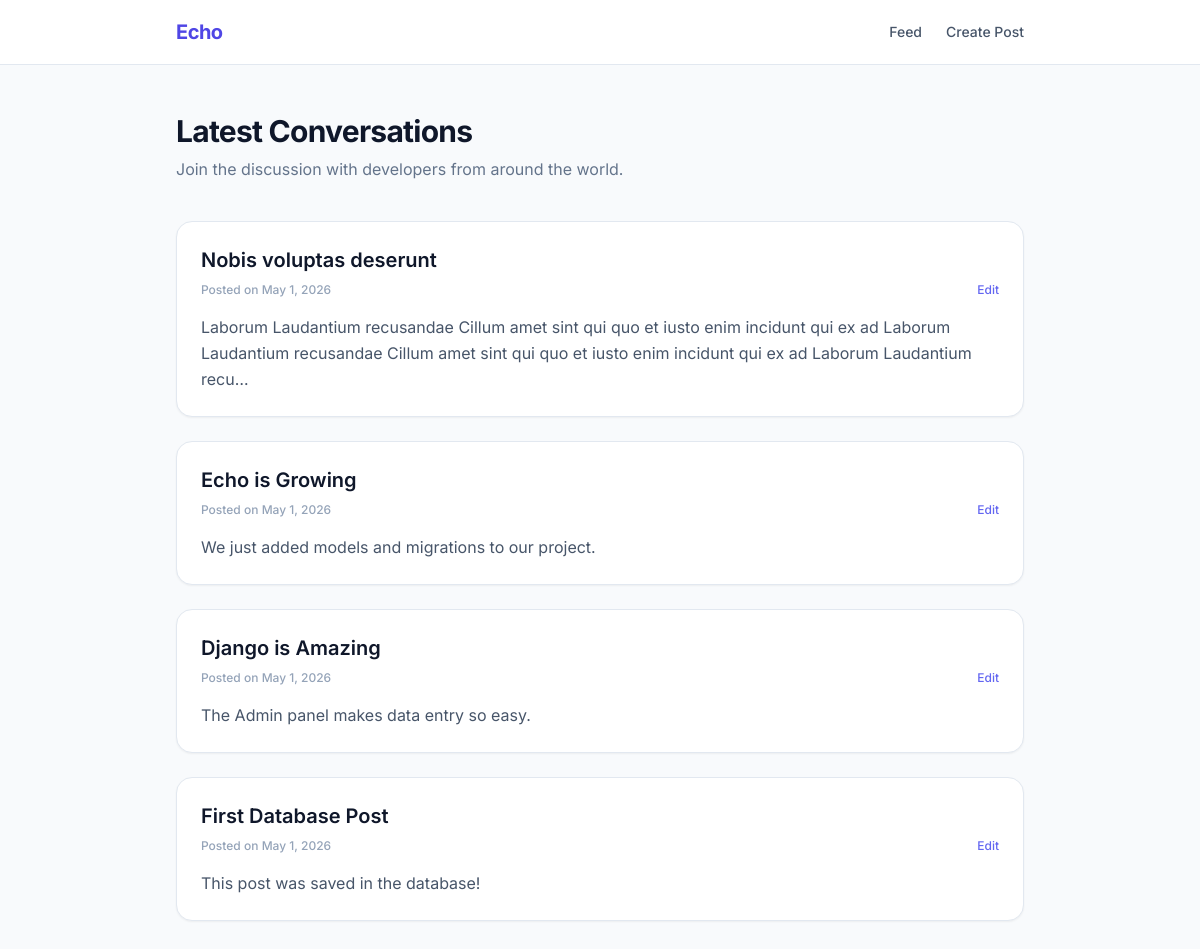
The app's page /, older data.
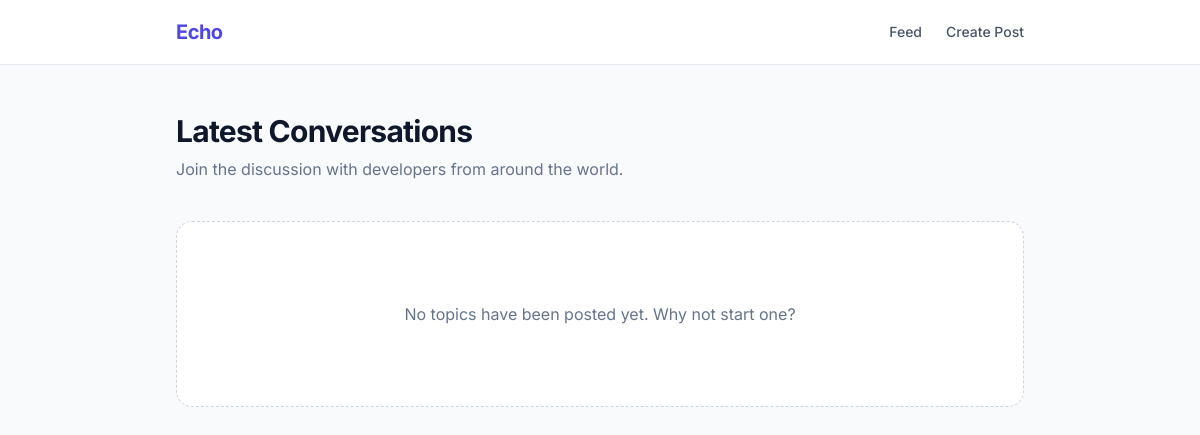
The same page, newer data.
### posts/models.py (models this page shows, shortened)
class Post(models.Model):
    title = models.CharField(max_length=200)
    content = models.TextField()
    created_at = models.DateTimeField(auto_now_add=True)

### posts/views.py (the view)
# urls.py: path('', views.index, name='index'),
def index(request): # This view handles the homepage feed
    posts = Post.objects.all().order_by('-created_at')
    context = {
        'topics': posts # The key 'topics' is what we loop through in the index.html template
    }
    return render(request, 'posts/index.html', context)

### posts/templates/posts/index.html (shortened to what this page needs)
<!DOCTYPE html>
<html lang="en">
<head>
    <script src="https://cdn.tailwindcss.com"></script>
</head>
<body class="bg-slate-50 text-slate-900 antialiased min-h-screen">
    <header class="bg-white border-b border-slate-200 sticky top-0 z-50">
        <nav class="max-w-4xl mx-auto px-6 h-16 flex items-center justify-between">
            <a href="/" class="text-xl font-bold tracking-tight text-indigo-600">Echo</a>
            <div class="flex gap-6 text-sm font-medium text-slate-600">
                <a href="/" class="hover:text-indigo-600 transition-colors">Feed</a>
                <a href="{% url 'create_post' %}" class="hover:text-indigo-600 transition-colors">Create Post</a>
            </div>
        </nav>
    </header>
    <main class="max-w-4xl mx-auto px-6 py-12">
        <div class="mb-10">
            <h1 class="text-3xl font-bold tracking-tight text-slate-900">Latest Conversations</h1>
            <p class="text-slate-500 mt-2">Join the discussion with developers from around the world.</p>
        </div>
        <div class="space-y-6">
            {% for topic in topics %}
            <article
                class="bg-white border border-slate-200 p-6 rounded-2xl shadow-sm hover:shadow-md transition-shadow">
                <h2 class="text-xl font-semibold text-slate-900">
                    <a href="{% url 'post_detail' topic.id %}" class="hover:text-indigo-600 transition-colors">{{ topic.title }}</a>
                </h2>
                <div class="flex items-center justify-between mt-2 text-xs text-slate-400 font-medium">
                    <span>Posted on {{ topic.created_at|date:"F j, Y" }}</span>
                    <a href="{% url 'edit_post' topic.id %}" class="text-indigo-500 hover:text-indigo-700 transition-colors">Edit</a>
                </div>
                <p class="mt-4 text-slate-600 leading-relaxed">
                    {{ topic.content|truncatechars:200 }}
                </p>
            </article>
            {% empty %}
            <div class="text-center py-20 bg-white rounded-2xl border border-dashed border-slate-300">
                <p class="text-slate-500">No topics have been posted yet. Why not start one?</p>
            </div>
            {% endfor %}
        </div>
    </main>
</body>
</html>

### posts/templates/posts/index.html (style rules this page uses)
body { font-family: 'Inter', sans-serif; }

Row changes from the older to the newer data that the page shows:
removed Post: title "Nobis voluptas deserunt", created_at "May 1, 2026", content "Laborum Laudantium recusandae Cillum amet sint qui quo et iusto enim incidunt qui ex ad Laborum Laudantium recusandae Cillum amet sint qui quo et iusto enim incidunt qui ex ad Laborum Laudantium recu…"
removed Post: title "Echo is Growing", created_at "May 1, 2026", content "We just added models and migrations to our project."
removed Post: title "Django is Amazing", created_at "May 1, 2026", content "The Admin panel makes data entry so easy."
removed Post: title "First Database Post", created_at "May 1, 2026", content "This post was saved in the database!"
Text that changed along with them:
text now shown: "No topics have been posted yet. Why not start one?"
